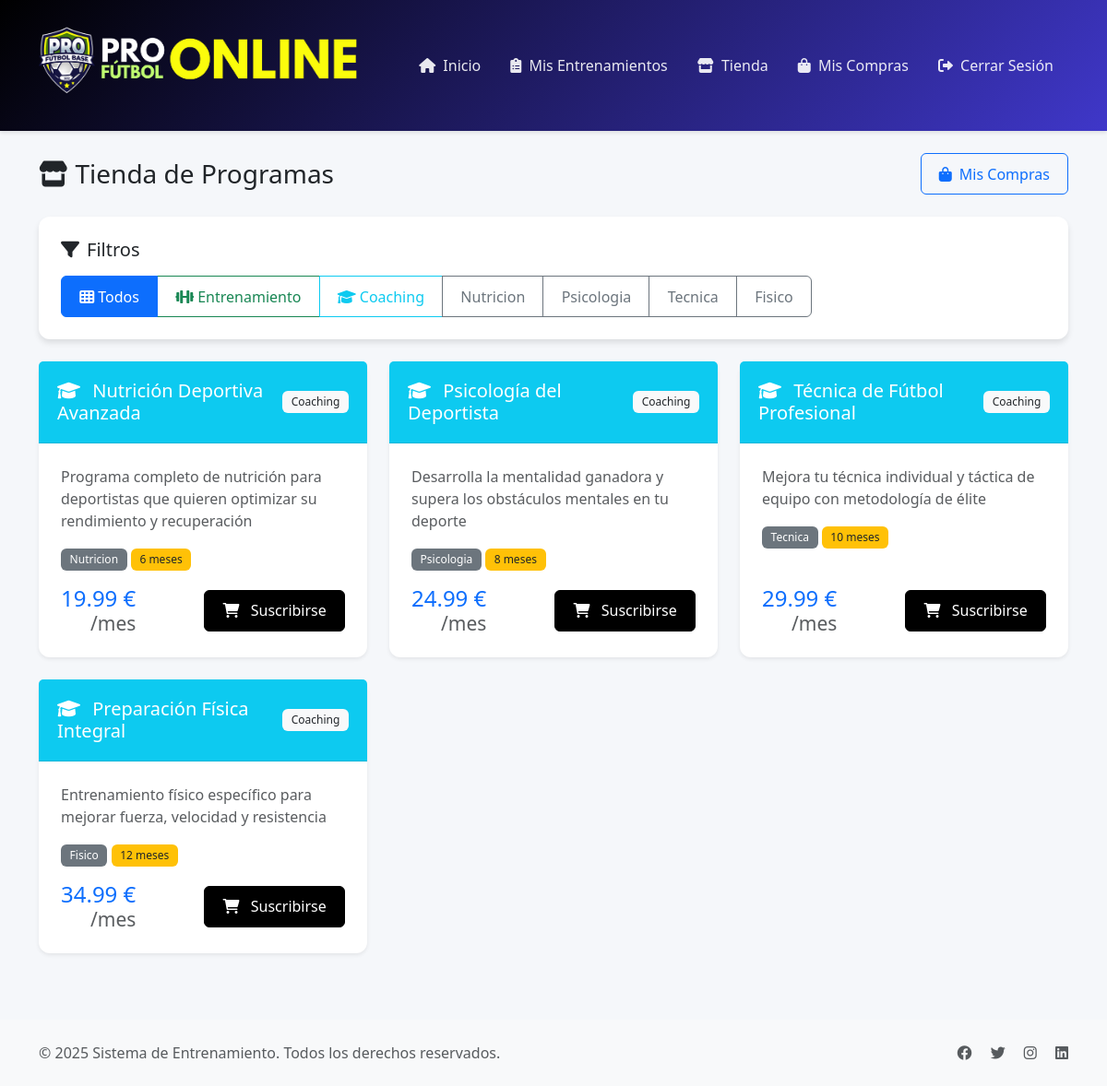
The page /programas/tienda (signed in) on the database its author committed.
### tables this page shows
CREATE TABLE `programas_coaching` (
  `id` int NOT NULL,
  `nombre` varchar(100) NOT NULL,
  `descripcion` text,
  `categoria` enum('nutricion','psicologia','tecnica','fisico','mental','recuperacion') NOT NULL,
  `duracion_meses` int NOT NULL,
  `precio_mensual` decimal(10,2) NOT NULL,
  `moneda` varchar(3) NOT NULL DEFAULT 'EUR',
  `imagen_url` varchar(255) DEFAULT NULL,
  `activo` tinyint(1) NOT NULL DEFAULT '1',
  `created_at` timestamp NULL DEFAULT CURRENT_TIMESTAMP,
  `updated_at` timestamp NULL DEFAULT CURRENT_TIMESTAMP ON UPDATE CURRENT_TIMESTAMP
);

### controllers/BaseController.php (called while the page is built, shortened)
<?php
class BaseController {
    protected function render($view, $data = []) {
        extract($data);
        $viewPath = __DIR__ . "/../views/{$view}.php";
        require_once $viewPath;
    }
}

### controllers/ProgramaController.php (called while the page is built, shortened)
<?php
require_once 'BaseController.php';
require_once 'models/ProgramaCoachingModel.php';
class ProgramaController extends BaseController {
    private $programaPrecioModel;
    private $programaCoachingModel;
    public function __construct() {
        $this->programaPrecioModel = new ProgramaPrecioModel();
        $this->programaCoachingModel = new ProgramaCoachingModel();
    }
    public function tienda() {
        $programasEntrenamiento = $this->programaPrecioModel->getProgramasConPrecios();
        $programasCoaching = $this->programaCoachingModel->getProgramasActivos();
        $todosProgramas = array_merge($programasEntrenamiento, $programasCoaching);
        $categorias = $this->programaCoachingModel->getCategorias();
        $this->render('programas/tienda', [
            'programas' => $todosProgramas,
            'categorias' => $categorias
        ]);
    }
}

### config/database.php (called while the page is built, shortened)
<?php
class Database {
    private static $instance = null;
    private $connection;
    private function __construct() {
        $host = 'localhost';
        $dbname = 'profutbolonline_qwb';
        $username = 'profutbolonline_asa';
        $password = '&}p^lgTkK9d~';
        try {
            $dsn = "mysql:host=$host;dbname=$dbname;charset=utf8mb4";
            $options = [
                PDO::ATTR_ERRMODE => PDO::ERRMODE_EXCEPTION,
                PDO::ATTR_DEFAULT_FETCH_MODE => PDO::FETCH_ASSOC,
                PDO::ATTR_EMULATE_PREPARES => false,
            ];
            $this->connection = new PDO($dsn, $username, $password, $options);
        } catch (PDOException $e) {
            die("Error de conexión a la base de datos: " . $e->getMessage());
        }
    }
    public static function getInstance() {
        if (self::$instance === null) {
            self::$instance = new self();
        }
        return self::$instance;
    }
    public function getConnection() {
        return $this->connection;
    }
}

### models/BaseModel.php (called while the page is built, shortened)
<?php
require_once __DIR__ . '/../config/database.php';
class BaseModel {
    public function __construct($table = null) {
        $this->db = Database::getInstance()->getConnection();
    }
}

### models/ProgramaCoachingModel.php (called while the page is built, shortened)
<?php
require_once 'BaseModel.php';
class ProgramaCoachingModel extends BaseModel {
    protected $table = 'programas_coaching';
    public function getProgramasActivos() {
        $sql = "SELECT * FROM {$this->table} WHERE activo = 1 ORDER BY categoria, nombre";
        $stmt = $this->db->prepare($sql);
        $stmt->execute();
        return $stmt->fetchAll(PDO::FETCH_ASSOC);
    }
    public function getCategorias() {
        $sql = "SELECT DISTINCT categoria FROM {$this->table} WHERE activo = 1 ORDER BY categoria";
        $stmt = $this->db->prepare($sql);
        $stmt->execute();
        return $stmt->fetchAll(PDO::FETCH_COLUMN);
    }
}

### views/programas/tienda.php (the view, shortened to what this page needs)
<?php require_once 'views/layouts/header.php'; ?>
<div class="container">
    <div class="row">
        <div class="col-12">
            <div class="d-flex justify-content-between align-items-center mb-4">
                <h1 class="h3 mb-0">
                    <i class="fas fa-store me-2"></i>Tienda de Programas
                </h1>
                <a href="/programas/mis-compras" class="btn btn-outline-primary">
                    <i class="fas fa-shopping-bag me-2"></i>Mis Compras
                </a>
            </div>
        </div>
    </div>
    <div class="row mb-4">
        <div class="col-12">
            <div class="card">
                <div class="card-body">
                    <h5 class="card-title mb-3">
                        <i class="fas fa-filter me-2"></i>Filtros
                    </h5>
                    <div class="btn-group" role="group">
                        <button type="button" class="btn btn-outline-primary active" data-filter="todos">
                            <i class="fas fa-th me-1"></i>Todos
                        </button>
                        <button type="button" class="btn btn-outline-success" data-filter="entrenamiento">
                            <i class="fas fa-dumbbell me-1"></i>Entrenamiento
                        </button>
                        <button type="button" class="btn btn-outline-info" data-filter="coaching">
                            <i class="fas fa-graduation-cap me-1"></i>Coaching
                        </button>
                        <?php if (!empty($categorias)): ?>
                            <?php foreach ($categorias as $categoria): ?>
                                <button type="button" class="btn btn-outline-secondary" data-filter="<?php echo $categoria; ?>">
                                    <?php echo ucfirst($categoria); ?>
                                </button>
                            <?php endforeach; ?>
                        <?php endif; ?>
                    </div>
                </div>
            </div>
        </div>
    </div>
    <div class="row" id="programas-container">
        <?php if (empty($programas)): ?>
            <div class="col-12">
                <div class="alert alert-info text-center">
                    <i class="fas fa-info-circle me-2"></i>
                    No hay programas disponibles para compra en este momento.
                </div>
            </div>
        <?php else: ?>
            <?php foreach ($programas as $programa): ?>
                <div class="col-md-6 col-lg-4 mb-4 programa-item"
                     data-tipo="<?php echo $programa['tipo']; ?>"
                     data-categoria="<?php echo $programa['categoria'] ?? ''; ?>">
                    <div class="card h-100 shadow-sm">
                        <div class="card-header <?php echo $programa['tipo'] === 'entrenamiento' ? 'bg-success' : 'bg-info'; ?> text-white">
                            <div class="d-flex justify-content-between align-items-center">
                                <h5 class="card-title mb-0">
                                    <?php if ($programa['tipo'] === 'entrenamiento'): ?>
                                        <i class="fas fa-dumbbell me-2"></i>
                                    <?php else: ?>
                                        <i class="fas fa-graduation-cap me-2"></i>
                                    <?php endif; ?>
                                    <?php echo htmlspecialchars($programa['nombre']); ?>
                                </h5>
                                <span class="badge bg-light text-dark">
                                    <?php echo ucfirst($programa['tipo']); ?>
                                </span>
                            </div>
                        </div>
                        <div class="card-body d-flex flex-column">
                            <p class="card-text text-muted">
                                <?php echo htmlspecialchars($programa['descripcion']); ?>
                            </p>
                            <?php if ($programa['tipo'] === 'coaching' && isset($programa['categoria'])): ?>
                                <div class="mb-3">
                                    <span class="badge bg-secondary">
                                        <?php echo ucfirst($programa['categoria']); ?>
                                    </span>
                                    <span class="badge bg-warning text-dark">
                                        <?php echo $programa['duracion_meses']; ?> meses
                                    </span>
                                </div>
                            <?php endif; ?>
                            <div class="mt-auto">
                                <?php if ($programa['ya_comprado']): ?>
                                    <div class="alert alert-success mb-0 text-center">
                                        <i class="fas fa-check-circle me-2"></i>
                                        Ya tienes este programa
                                    </div>
                                <?php else: ?>
                                    <div class="d-flex justify-content-between align-items-center">
                                        <div class="text-end">
                                            <div class="h4 text-primary mb-0">
                                                <?php if ($programa['tipo'] === 'entrenamiento'): ?>
                                                    <?php echo number_format($programa['precio'], 2); ?> €
                                                    <small class="text-muted d-block">Precio único</small>
                                                <?php else: ?>
                                                    <?php echo number_format($programa['precio_mensual'], 2); ?> €
                                                    <small class="text-muted d-block">/mes</small>
                                                <?php endif; ?>
                                            </div>
                                        </div>
                                        <a href="/programas/comprar/<?php echo $programa['id']; ?>"
                                           class="btn btn-primary">
                                            <i class="fas fa-shopping-cart me-2"></i>
                                            <?php echo $programa['tipo'] === 'entrenamiento' ? 'Comprar' : 'Suscribirse'; ?>
                                        </a>
                                    </div>
                                <?php endif; ?>
                            </div>
                        </div>
                    </div>
                </div>
            <?php endforeach; ?>
        <?php endif; ?>
    </div>
</div>
<?php require_once 'views/layouts/footer.php'; ?>

### views/layouts/header.php (style rules this page uses)
:root { --primary-color: #000000; --secondary-color: #3f37c9; --accent-color: #4cc9f0; --success-color: #4caf50; --warning-color: #ff9800; --danger-color: #f44336; --light-color: #f8f9fa; --dark-color: #212529; }
body { background-color: #f5f7fa; font-family: 'Segoe UI', system-ui, -apple-system, sans-serif; }
.btn { padding: 0.6rem 1.2rem; font-weight: 500; border-radius: 6px; transition: all 0.3s ease; }
.btn-primary { background-color: var(--primary-color); border-color: var(--primary-color); }
.card { border: none; border-radius: 12px; box-shadow: 0 4px 6px rgba(0,0,0,0.1); transition: all 0.3s ease; }
.card-header { background-color: white; border-bottom: 1px solid rgba(0,0,0,0.1); padding: 1.25rem; }
.card-body { padding: 1.5rem; }
.badge { padding: 0.5em 0.8em; font-weight: 500; border-radius: 6px; }

### rows shown on the page
programas_coaching: nombre "Nutrición Deportiva Avanzada", tipo "Coaching", descripcion "Programa completo de nutrición para deportistas que quieren optimizar su rendimiento y recuperación", categoria "Nutricion", duracion_meses "6", precio_mensual "19.99"
programas_coaching: nombre "Psicología del Deportista", tipo "Coaching", descripcion "Desarrolla la mentalidad ganadora y supera los obstáculos mentales en tu deporte", categoria "Psicologia", duracion_meses "8", precio_mensual "24.99"
programas_coaching: nombre "Técnica de Fútbol Profesional", tipo "Coaching", descripcion "Mejora tu técnica individual y táctica de equipo con metodología de élite", categoria "Tecnica", duracion_meses "10", precio_mensual "29.99"
programas_coaching: nombre "Preparación Física Integral", tipo "Coaching", descripcion "Entrenamiento físico específico para mejorar fuerza, velocidad y resistencia", categoria "Fisico", duracion_meses "12", precio_mensual "34.99"

### other values the page prints
$categoria "Nutricion"
$categoria "Psicologia"
$categoria "Tecnica"
$categoria "Fisico"
